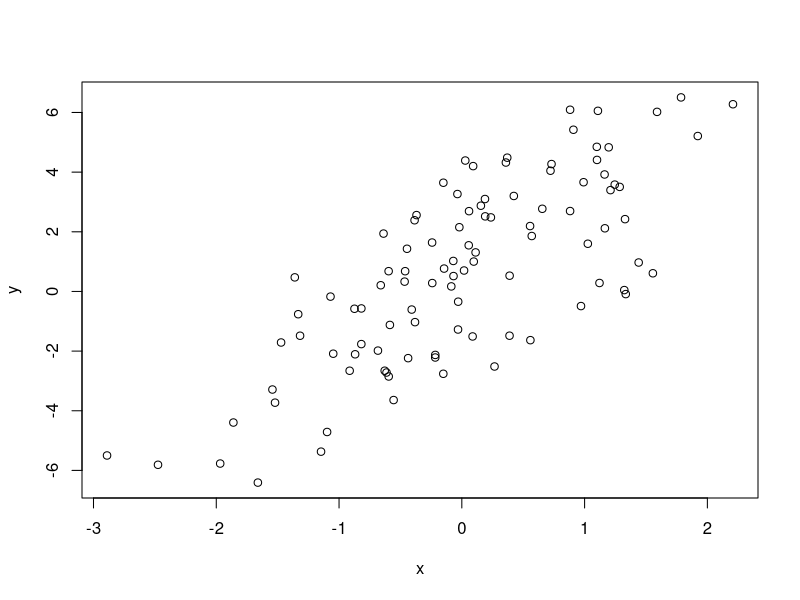
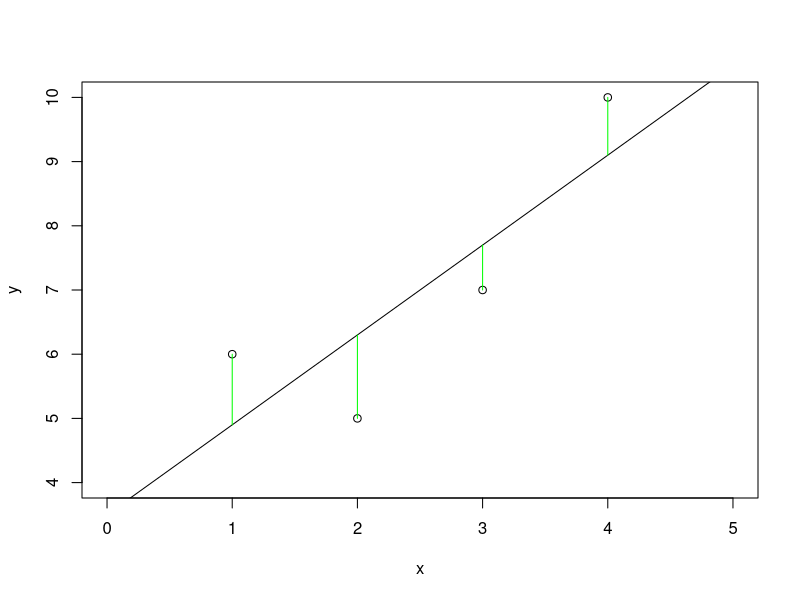

Here is the R script that generated these plots, in order:
## ---- chunk 1
set.seed(20)
x <-rnorm(100)
e <- rnorm(100, 0, 2)
y <- 0.5 + 2*x + e
summary(y)
plot(x,y)
## ---- chunk 2
x <- c(1,2,3,4)
y <- c(6,5,7,10)
plot(y~x, xlim=c(0,5), ylim=c(4,10))
abline(3.5, 1.4)
r <- lm(y~x)
segments(x, y, x, r$fitted.values, col="green")
## ---- chunk 3
x <- c(1,2,3,4)
y <- c(6,5,7,10)
lm(y~x)
## ---- chunk 4
# create data frame for the dataset
df = data.frame(gender=c(rep(0,3), rep(1,3)), score=c(10,8,7, 1,3,2))
df

# build linear model
x = lm(score ~ gender, df)
summary(x)
## ---- chunk 5
# create data frame for the dataset
df = data.frame(gender=c(rep(0,3), rep(1,3)), score=c(10,8,7, 1,3,2))
df

# build linear model
x = lm(score ~ gender, df)
summary(x)
